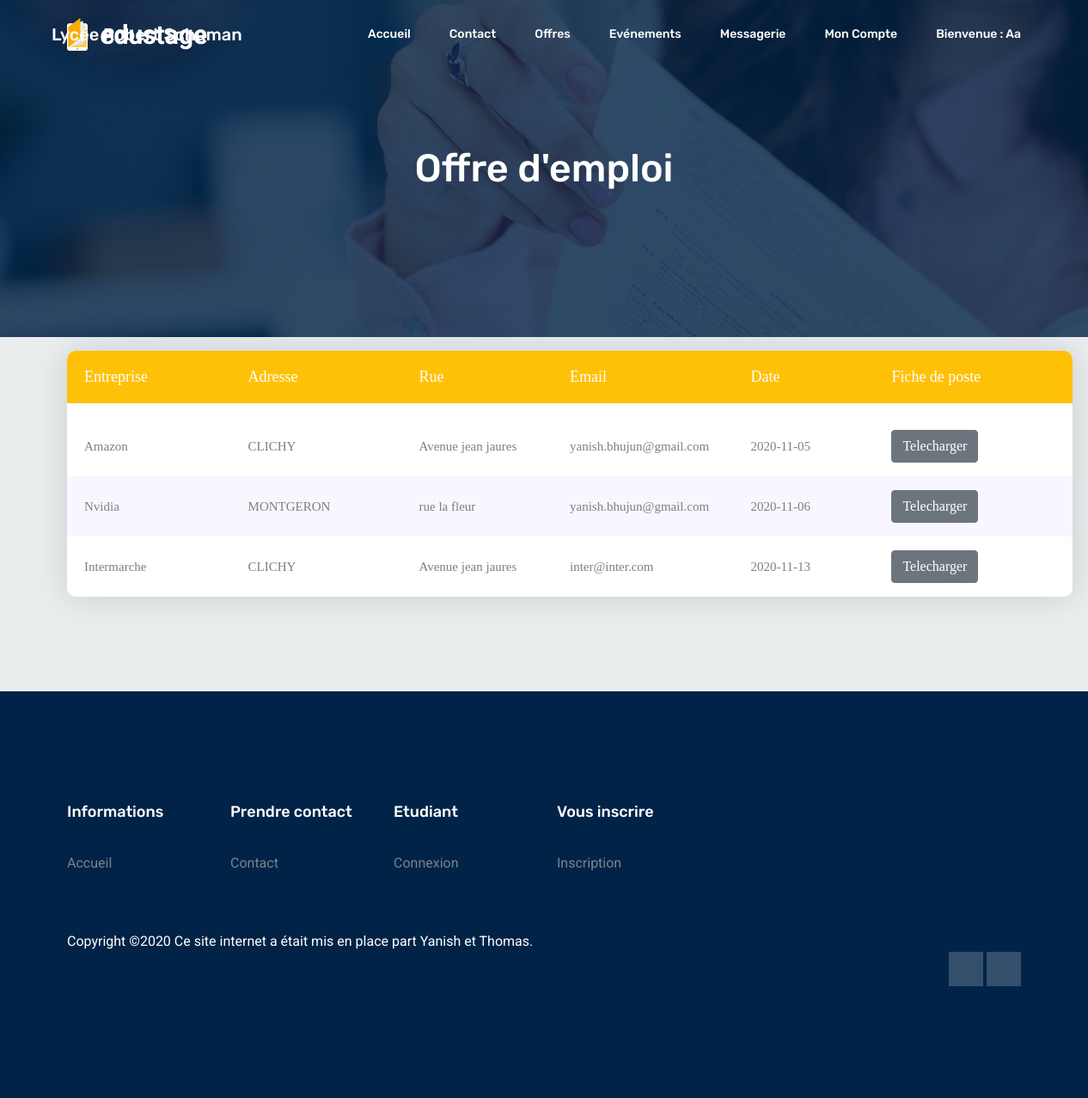
Before: /View/offre_emploi_client.php (signed in) with the older database file.
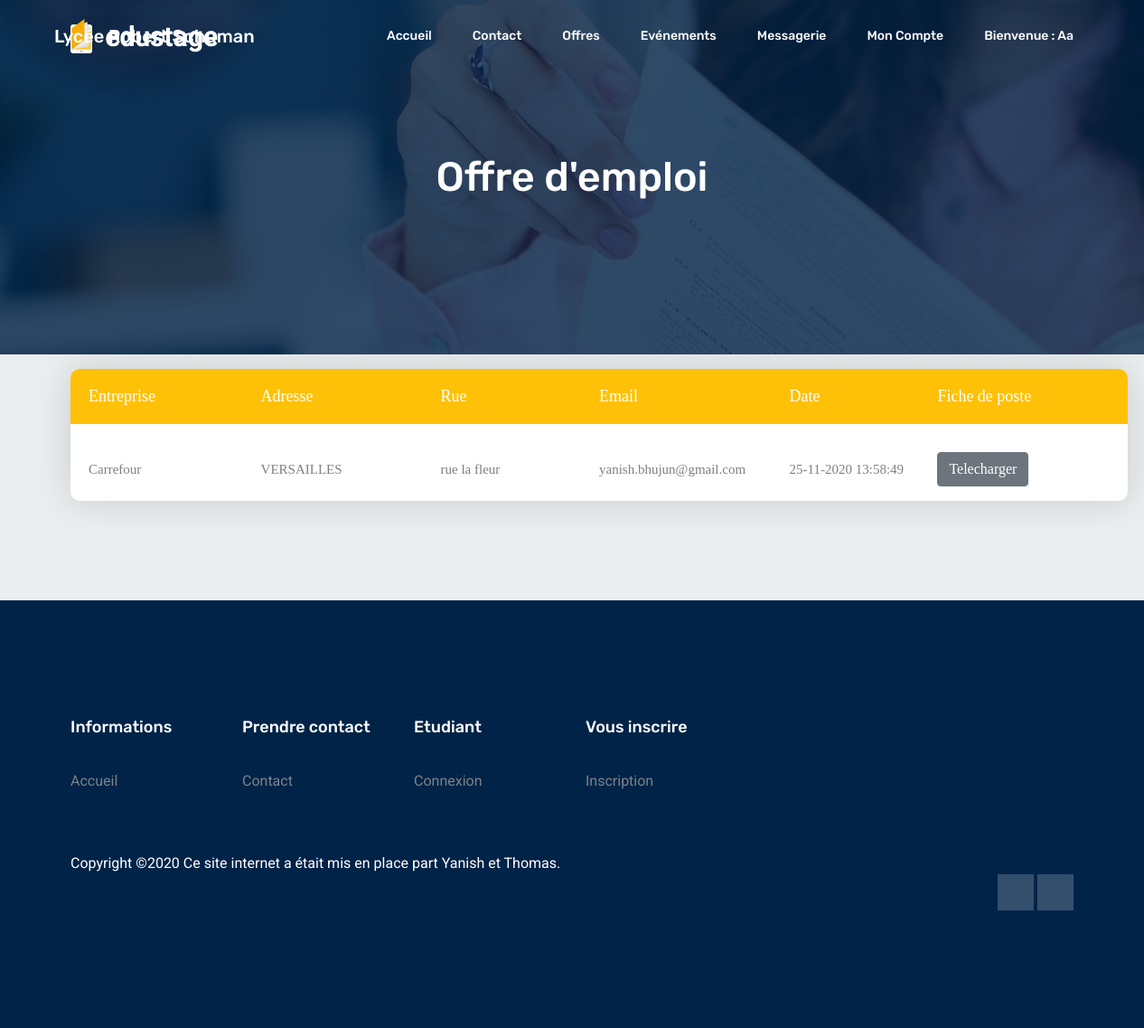
After: the same page with the newer database file.
### tables this page shows
CREATE TABLE IF NOT EXISTS `emploi` (
  `id` int(11) NOT NULL AUTO_INCREMENT,
  `nom_entreprise` varchar(50) NOT NULL,
  `adresse` varchar(50) NOT NULL,
  `rue` varchar(50) NOT NULL,
  `email` varchar(50) NOT NULL,
  `date` varchar(100) NOT NULL,
  `piece` varchar(100) NOT NULL,
  PRIMARY KEY (`id`)
);

### View/offre_emploi_client.php (the view, shortened to what this page needs)
<!DOCTYPE html>
<html lang="en">
  <head>
<link rel="stylesheet" type="text/css" href="../tableau/vendor/bootstrap/css/bootstrap.min.css">
<link rel="stylesheet" type="text/css" href="../tableau/fonts/font-awesome-4.7.0/css/font-awesome.min.css">
<link rel="stylesheet" type="text/css" href="../tableau/vendor/animate/animate.css">
<link rel="stylesheet" type="text/css" href="../tableau/vendor/select2/select2.min.css">
<link rel="stylesheet" type="text/css" href="../tableau/vendor/perfect-scrollbar/perfect-scrollbar.css">
<link rel="stylesheet" type="text/css" href="../tableau/css/util.css">
<link rel="stylesheet" type="text/css" href="../tableau/css/main.css">
<link rel="stylesheet" type="text/css" href="../tableau/css/style2.css">
<link rel="stylesheet" type="text/css" href="../tableau/css/style3.css">
    <link rel="stylesheet" href="../css/bootstrap.css" />
    <link rel="stylesheet" href="../css/flaticon.css" />
    <link rel="stylesheet" href="../css/themify-icons.css" />
    <link rel="stylesheet" href="../vendors/owl-carousel/owl.carousel.min.css" />
    <link rel="stylesheet" href="../vendors/nice-select/css/nice-select.css" />
    <link rel="stylesheet" href="../css/style.css" />
    <link rel="stylesheet" href="../css/style3.css" />
    <link rel="stylesheet" href="../css/erreur.css" />
  </head>
</body>
</body>
</body>
</body>
  <body>
    <header class="header_area white-header">
      <div class="main_menu">
        <nav class="navbar navbar-expand-lg navbar-light">
          <div class="container">
            <a class="navbar-brand" href="index.html">
              <img class="logo-2" src="img/logo2.png" alt="" />
            </a>
            <div class="collapse navbar-collapse offset" id="navbarSupportedContent">
              <ul class="nav navbar-nav menu_nav ml-auto">
                <?php
                if (isset($_SESSION['email'])){
                  if ($_SESSION['role'] == "client") { ?>
                    <div class="position2">
                    <?php echo'Lycée Robert Schuman'?>
                    </div>
                    <li class="nav-item">
                      <a class="nav-link" href="../index.php">Accueil</a>
                    </li>
                    <li class="nav-item">
                      <a class="nav-link" href="contact.php">Contact</a>
                    </li>
                    <li class="nav-item">
                      <a class="nav-link" href="offre_emploi_client.php">Offres</a>
                    </li>
                    <li class="nav-item submenu dropdown">
                      <a href="evenement.php" class="nav-link dropdown-toggle"> Evénements
                      </a>
                    </li>
                    <li class="nav-item submenu dropdown">
                      <a href="messagerie.php" class="nav-link dropdown-toggle">Messagerie
                      </a>
                    </li>
                    <li class="nav-item">
                      <a class="nav-link" href="moncompte_client.php">Mon compte</a>
                    </li>
                    <li class="nav-item submenu dropdown">
                      <a href="moncompte_client.php" class="nav-link dropdown-toggle"><?php echo'Bienvenue : ', $_SESSION['prenom'];?>
                      </a>
                    </li>
                 <?php }
                }  ?>
              </ul>
            </div>
          </div>
        </nav>
      </div>
    </header>
    <section class="banner_area">
      <div class="banner_inner d-flex align-items-center">
        <div class="overlay"></div>
        <div class="container">
          <div class="row justify-content-center">
            <div class="col-lg-6">
              <div class="banner_content text-center">
                <h2>Offre d'emploi </h2>
              </div>
            </div>
          </div>
        </div>
      </div>
    </section>
    <?php
  	try{
  		$bdd= new PDO('mysql:host=localhost;dbname=ecole; charset=utf8','root','');
  	}
  	catch (Exception $e){
  		die('Erreur:'.$e->getMessage());
  	}
  	?>
<div class="container">
  <p>  <div class="container-table100">
      <div class="wrap-table100">
        <div class="table100 ver1 m-b-110">
          <div class="table100-head">
  						<table>
  							<thead>
  								<tr class="row100 head">
  									<th class="cell100 column1">Entreprise</th>
  									<th class="cell100 column2">Adresse</th>
  									<th class="cell100 column3">Rue</th>
                    <th class="cell100 column4">Email</th>
                    <th class="cell100 column5">Date</th>
                    <th class="cell100 column6">Fiche de poste</th>
  								</tr>
  							</thead>
  						</table>
  					</div></p>
  					<div class="table100-body js-pscroll">
  						<table>
  							<tbody>
                  <?php
                  $req = $bdd->prepare('SELECT * FROM emploi');
                  $req->execute(array('email'=>$_SESSION['email']));
                  $donnees= $req->fetchall();
                  foreach ($donnees as $value) { ?>
                    <tr class="row100 body">
                          <td class="cell100 column1"><?php echo $value['nom_entreprise']?></td>
                          <td class="cell100 column2"><?php echo $value['adresse']?></td>
                          <td class="cell100 column3"><?php echo $value['rue']?></td>
                          <td class="cell100 column4"><?php echo $value['email']?></td>
                          <td class="cell100 column5"><?php echo $value['date']?></td>
                          <td class="cell100 column6"><a class="btn btn-secondary" href="<?php echo $value['piece']; ?>">Telecharger</a></td>
                          </tr>
<?php
                  }
?>
  							</tbody>
  						</table>
  					</div>
  				</div>
    <footer class="footer-area section_gap">
      <div class="container">
        <div class="row">
          <div class="col-lg-2 col-md-6 single-footer-widget">
            <h4>Informations</h4>
            <ul>
              <li><a href="../index.php">Accueil</a></li>
            </ul>
          </div>
          <div class="col-lg-2 col-md-6 single-footer-widget">
            <h4>Prendre contact</h4>
            <ul>
              <li><a href="contact.php">Contact</a></li>
            </ul>
          </div>
          <div class="col-lg-2 col-md-6 single-footer-widget">
            <h4>Etudiant</h4>
            <ul>
              <li><a href="connexion.php">Connexion</a></li>
            </ul>
          </div>
          <div class="col-lg-2 col-md-6 single-footer-widget">
            <h4>Vous inscrire</h4>
            <ul>
              <li><a href="inscription.php">Inscription</a></li>
            </ul>
          </div>
        </div>
        <div class="row footer-bottom d-flex justify-content-between">
          <p class="col-lg-8 col-sm-12 footer-text m-0 text-white">
Copyright &copy;<script>document.write(new Date().getFullYear());</script> Ce site internet a était mis en place part Yanish et Thomas.
          </p>
          <div class="col-lg- col-sm-12 footer-social">
            <a href="https://fr-fr.facebook.com/pages/lyc%C3%A9e-robert-shuman-dugny/138783332978707"><i class="ti-facebook"></i></a>
            <a href="https://www.linkedin.com/authwall?trk=ripf&trkInfo=AQEox7flDVgK6wAAAXTU30Sg9G1wuydfYLa76GB2oassbBSdjOi9-W4ZjXPYF8_C316tFE1wSZJQcJXqWoZZ_TSYGc-KGAmfL2kQ0G2cJ_EJNiW2QL5Z-8o7AyjmF9l5fSLAA-I=&originalReferer=https://www.google.com/&sessionRedirect=https%3A%2F%2Ffr.linkedin.com%2Fschool%2Flyc%25C3%25A9erobertschuman%2F"><i class="ti-linkedin"></i></a>
          </div>
        </div>
      </div>
    </footer>
  </body>
</html>

### tableau/css/main.css (style rules this page uses)
* { margin: 0px; padding: 0px; box-sizing: border-box; }
body, html { height: 100%; font-family: sans-serif; }
a { margin: 0px; transition: all 0.4s; -webkit-transition: all 0.4s; -o-transition: all 0.4s; -moz-transition: all 0.4s; }
h1,h2,h3,h4,h5,h6 { margin: 0px; }
p { margin: 0px; }
ul, li { margin: 0px; list-style-type: none; }
.js-pscroll { position: relative; overflow: hidden; }
.wrap-table100 { width: 1170px; }
.table100 { background-color: #fff; }
table { width: 100%; }
th, td { font-weight: unset; padding-right: 10px; }
.table100-head th { padding-top: 18px; padding-bottom: 18px; }
.table100-body td { padding-top: 16px; padding-bottom: 16px; }
.table100 { position: relative; padding-top: 60px; }
.table100-head { position: absolute; width: 100%; top: 0; left: 0; }
.table100-body { max-height: 585px; overflow: auto; }
.table100.ver1 td { font-family: Lato-Regular; font-size: 15px; color: #808080; line-height: 1.4; }
.table100.ver1 { border-radius: 10px; overflow: hidden; box-shadow: 0 0px 40px 0px rgba(0, 0, 0, 0.15); -moz-box-shadow: 0 0px 40px 0px rgba(0, 0, 0, 0.15); -webkit-box-shadow: 0 0px 40px 0px rgba(0, 0, 0, 0.15); -o-box-shadow: 0 0px 40px 0px rgba(0, 0, 0, 0.15); -ms-box-shadow: 0 0px 40px 0px rgba(0, 0, 0, 0.15); }
.table100.ver1 .table100-body tr:nth-child(even) { background-color: #f8f6ff; }

### tableau/css/style2.css (style rules this page uses)
.column1 { width: 18%; padding-left: 20px; }
.column2 { width: 17%; }
.column3 { width: 15%; }
.column4 { width: 18%; }
.column5 { width: 14%; }
.table100.ver1 th { font-family: Lato-Bold; font-size: 18px; color: #fff; line-height: 1.4; background-color: #ffc107; }

### tableau/css/style3.css (style rules this page uses)
.table100.ver1 th { font-family: Lato-Bold; font-size: 18px; color: #fff; line-height: 1.4; background-color: #ffc107; }

### css/style3.css (style rules this page uses)
.position2 { position: absolute; left: 60px; text-transform: capitalize; color: #ffffff; font: 500 20px/80px "Rubik", sans-serif; }

Changed rows visible on the page:
removed emploi: nom_entreprise "Amazon", adresse "CLICHY", rue "Avenue jean jaures", email "yanish.bhujun@gmail.com", date "2020-11-05"
removed emploi: nom_entreprise "Nvidia", adresse "MONTGERON", rue "rue la fleur", email "yanish.bhujun@gmail.com", date "2020-11-06"
removed emploi: nom_entreprise "Intermarche", adresse "CLICHY", rue "Avenue jean jaures", email "inter@inter.com", date "2020-11-13"
added emploi: nom_entreprise "Carrefour", adresse "VERSAILLES", rue "rue la fleur", email "yanish.bhujun@gmail.com", date "25-11-2020 13:58:49"
